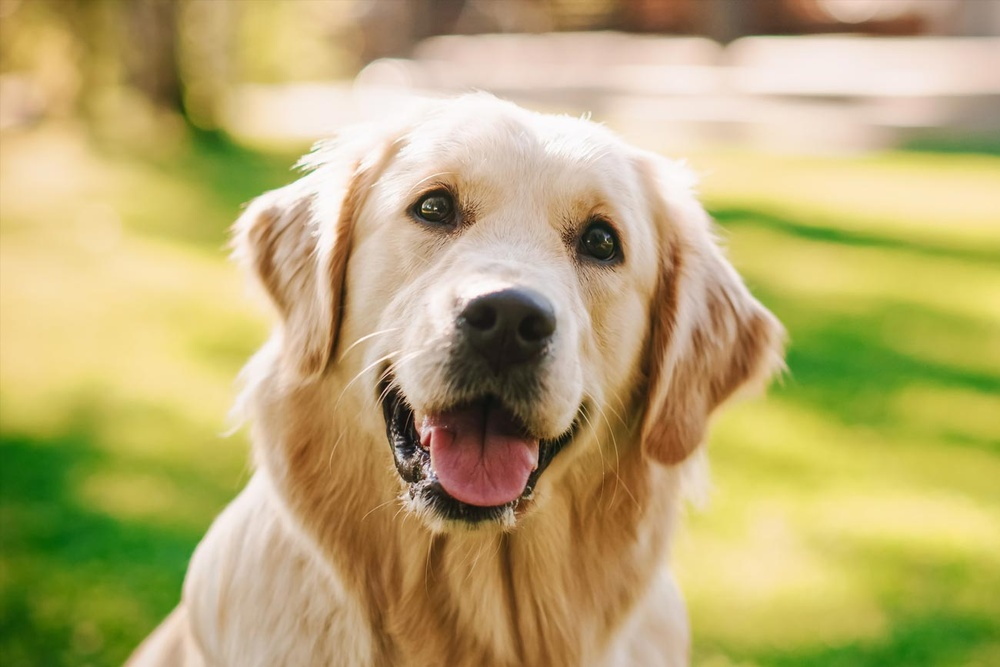
#> input picture artificial-vision-histogram-and-equalization/image.jpg, 1000 x 667 px, shrunk from 1300 x 867 before the run, found by its file name
$ jupyter execute --allow-errors equalization_of_a_histogram_of_an_image_GPU_manual.ipynb
#> lines starting #> are read from the running program, lines starting #| are printed output that depends on the picture
# Ecualización del histograma de una imagen con GPU
- La ecualización del histograma de una imagen es una transformación que pretende obtener para una imagen un histograma con una distribución uniforme. Es decir, que exista el mismo número de píxeles para cada nivel de gris del histograma de una imagen monocroma.

[cell 1]
import cv2
import numpy as np
import matplotlib.pyplot as plt
import time
import numba
from numba import cuda

#> (a cell that did not finish here is left out)

[cell 3]
start_time = time.time()

@cuda.jit
def calculate_histogram_gpu(img, histogram):
    width, height = img.shape
    x, y = cuda.grid(2)
    if x < width and y < height:
        v = img[x, y]
        cuda.atomic.add(histogram, v, 1)

@cuda.jit
def equalize_image_gpu(img, imagenEcualizada, histogram):
    width, height = img.shape
    k = 255 / (width * height)
    suma = 0
    x, y = cuda.grid(2)
    if x < width and y < height:
        for s in range(img[x, y]):
            for i in range(s + 1):
                suma += histogram[i]
            imagenEcualizada[x, y] = k * suma
            suma = 0

@cuda.jit
def calculate_equalized_histogram_gpu(imagenEcualizada, histogram_equalized):
    width, height = imagenEcualizada.shape
    x, y = cuda.grid(2)
    if x < width and y < height:
        v = imagenEcualizada[x, y]
        cuda.atomic.add(histogram_equalized, v, 1)

# Lectura de la imagen
img = cv2.imread("/content/images/image.jpg", cv2.IMREAD_GRAYSCALE)
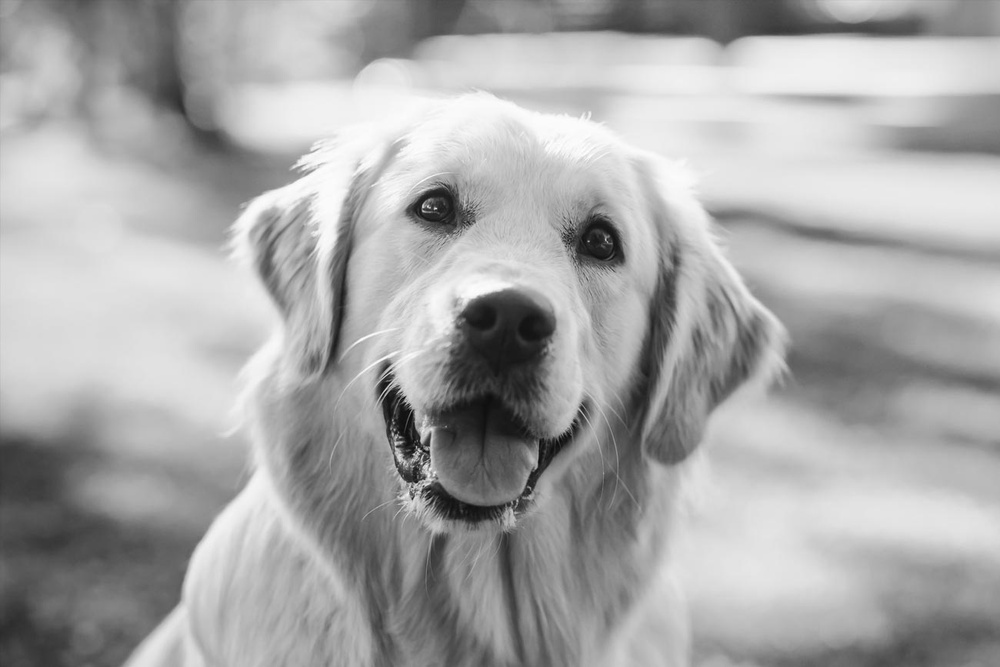
#> img: shape (667, 1000); min 6, max 255, mean 168.2
# img = cv2.imread("./image2.jpg", cv2.IMREAD_GRAYSCALE)

# Transferencia de la imagen a la GPU
#> (the rest of this cell did not finish here and is left out)


$ run again, with artificial-vision-histogram-and-equalization/image2.jpg copied over artificial-vision-histogram-and-equalization/image.jpg
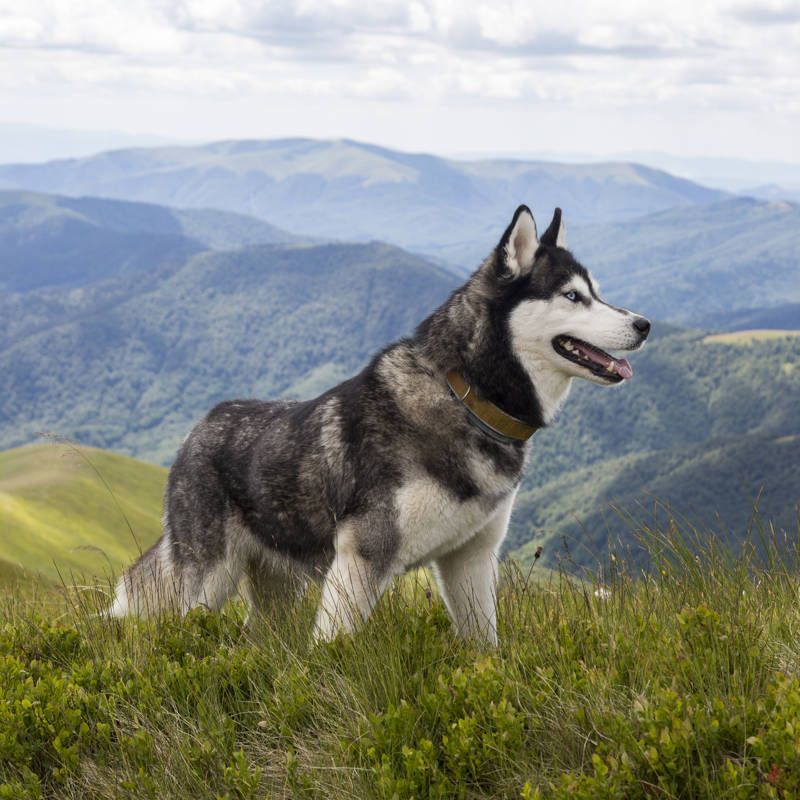
#> input picture artificial-vision-histogram-and-equalization/image2.jpg, 800 x 800 px, found by its file name
#> `img = cv2.imread("/content/images/image.jpg", cv2.IMREAD_GRAYSCALE)`:
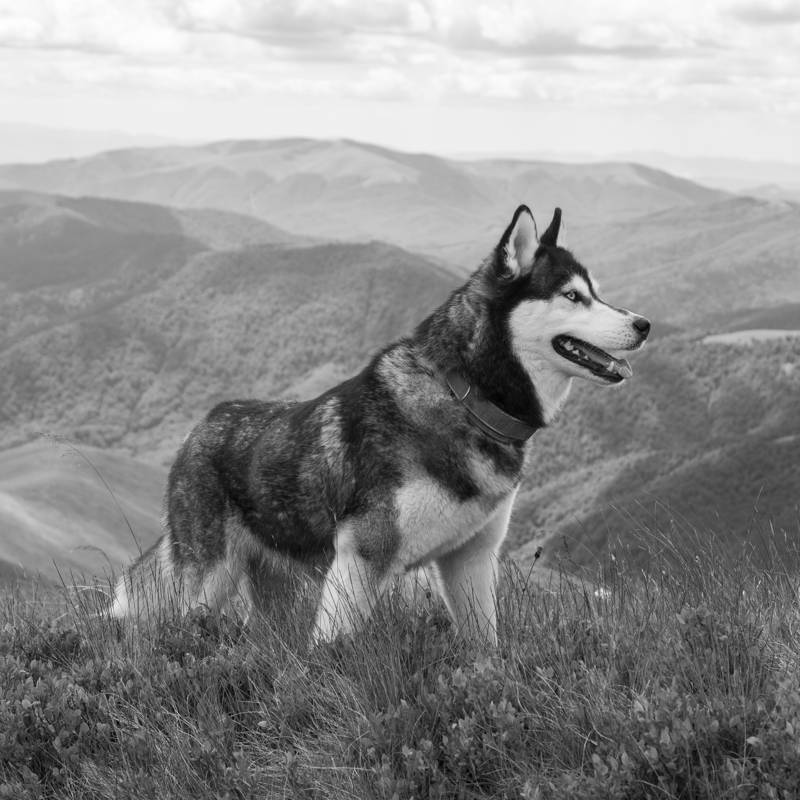
#> img: shape (800, 800); min 0, max 255, mean 139.7
